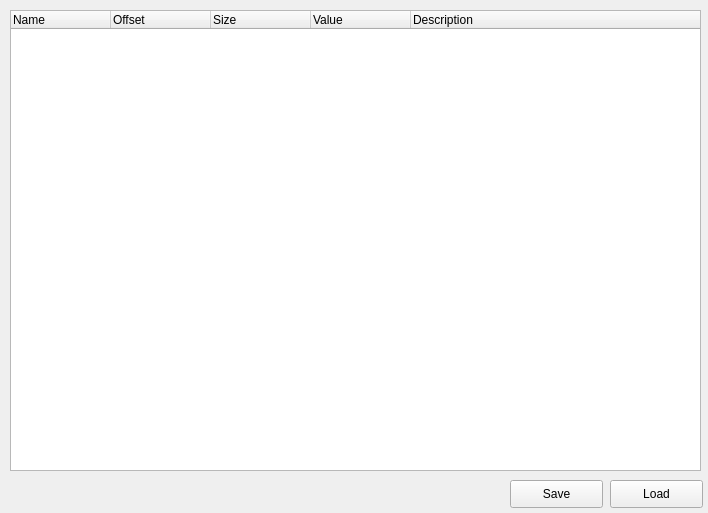
<?xml version="1.0" encoding="UTF-8"?>
<ui version="4.0">
 <class>Form</class>
 <widget class="QWidget" name="Form">
  <property name="geometry">
   <rect>
    <x>0</x>
    <y>0</y>
    <width>708</width>
    <height>513</height>
   </rect>
  </property>
  <property name="windowTitle">
   <string>Form</string>
  </property>
  <widget class="QTreeWidget" name="treeWidget">
   <property name="geometry">
    <rect>
     <x>10</x>
     <y>10</y>
     <width>691</width>
     <height>461</height>
    </rect>
   </property>
   <column>
    <property name="text">
     <string>Name</string>
    </property>
   </column>
   <column>
    <property name="text">
     <string>Offset</string>
    </property>
   </column>
   <column>
    <property name="text">
     <string>Size</string>
    </property>
   </column>
   <column>
    <property name="text">
     <string>Value</string>
    </property>
   </column>
   <column>
    <property name="text">
     <string>Description</string>
    </property>
   </column>
  </widget>
  <widget class="QPushButton" name="pushButton">
   <property name="geometry">
    <rect>
     <x>610</x>
     <y>480</y>
     <width>93</width>
     <height>28</height>
    </rect>
   </property>
   <property name="text">
    <string>Load</string>
   </property>
  </widget>
  <widget class="QPushButton" name="pushButton_2">
   <property name="geometry">
    <rect>
     <x>510</x>
     <y>480</y>
     <width>93</width>
     <height>28</height>
    </rect>
   </property>
   <property name="text">
    <string>Save</string>
   </property>
  </widget>
 </widget>
 <resources/>
 <connections/>
</ui>
